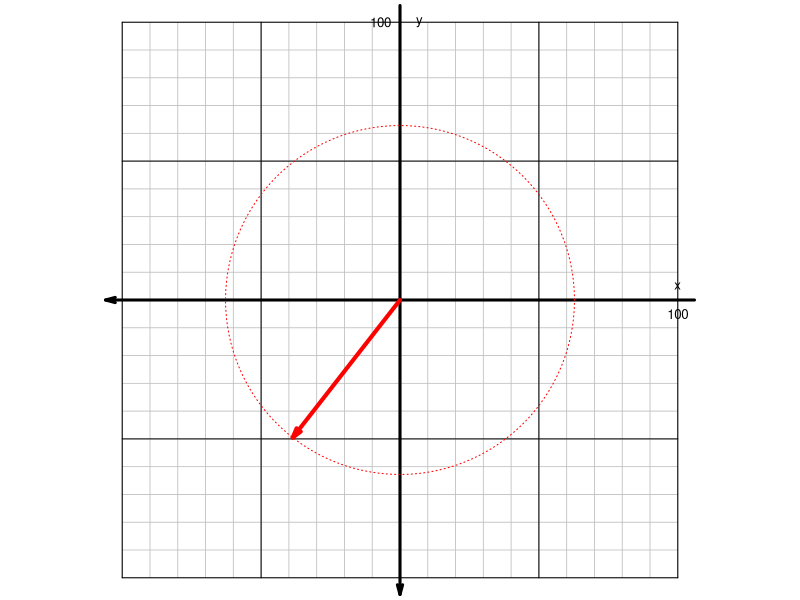
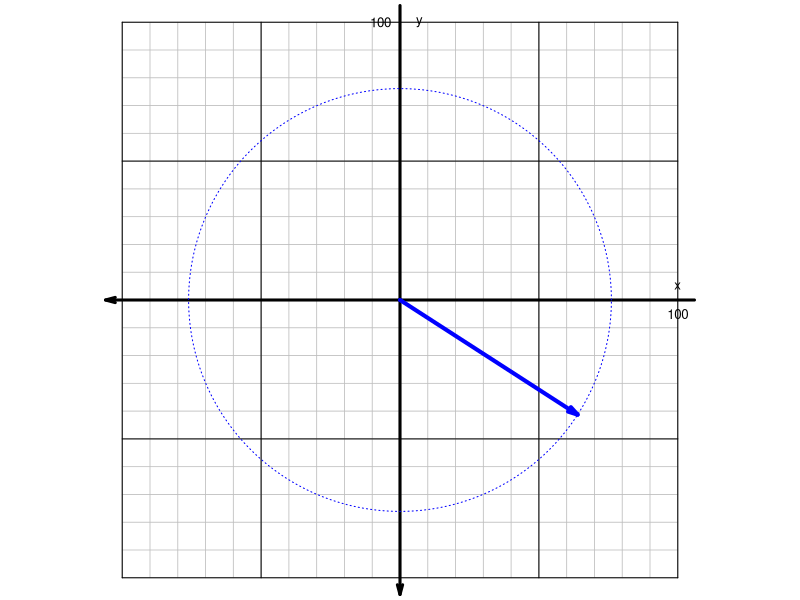
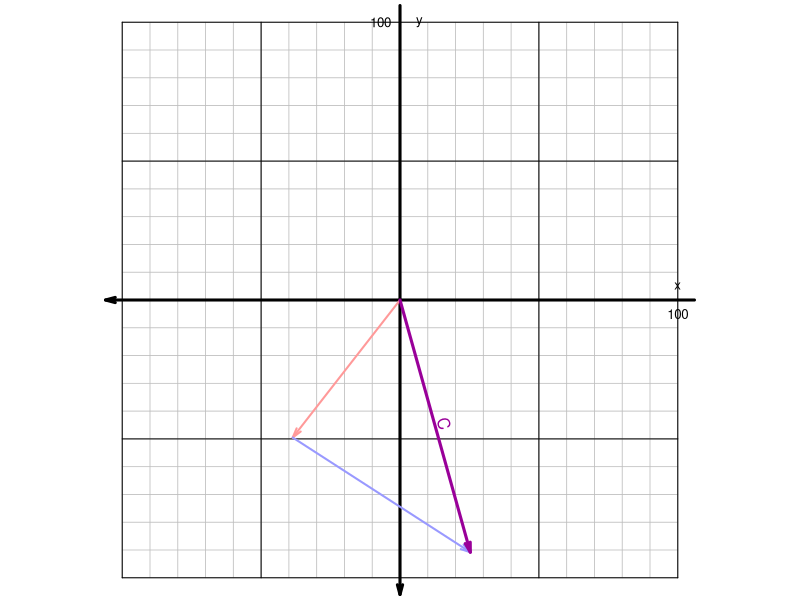

R code for these plots, in order:
## ---- chunk 1
while(T){
    th = signif(runif(2,pi/4,2*pi),3)
    r = signif(runif(2,40,99),3)
    x = r*cos(th)
    y = r*sin(th)
    xc = sum(x)
    yc = sum(y)
    tc = (atan2(yc,xc)+2*pi)%%(2*pi)
    rc = sqrt(xc^2+yc^2)
    if(abs(diff(th))>0.5 && abs(diff(th))<(2*pi-0.5) && abs(pi-abs(diff(th)))>(pi/20) && abs(xc)<100 && abs(yc)<100 && abs(pi/2-th[1]%%(pi/2))>(pi/20) && abs(pi/2-th[2]%%(pi/2))>(pi/20) && abs(pi/2-tc%%(pi/2))>(pi/20) && min(abs(c(xc,yc)))>10 && rc>10){break}
}

ans1 = round(tc,1)
ans2 = round(rc,2)

ach1 = ans1+(0:5-sample(0:5,1))*0.03
ach2 = ans2+(0:5-sample(0:5,1))*0.3

al1 = paste0("* ",ach1,collapse="\n")
al2 = paste0("* ",ach2,collapse="\n")

sol1 = paste0(1*(ans1==ach1),collapse = "")
sol2 = paste0(1*(ans2==ach2),collapse = "")

## ---- chunk 2
par(mar=c(0,0,0,0),pty="s")
plot(0,0,"n",xlim=c(-100,100),ylim=c(-100,100),axes=F,ann=F)
for(i in seq(-100,100,10)){
    lines(c(-100,100),c(i,i),lwd=0.8,col="grey")
    lines(c(i,i),c(-100,100),lwd=0.8,col="grey")
}
for(i in seq(-100,100,50)){
    lines(c(-100,100),c(i,i),lwd=1,col="black")
    lines(c(i,i),c(-100,100),lwd=1,col="black")
}
arrows(-106,0,106,0,0.1,15,1.5,lwd=3)
arrows(0,-106,0,106,0.1,15,1.5,lwd=3)
text(100,-5,"100",cex=0.8)
text(100,5,"x",cex=0.8)
text(-7,100,"100",cex=0.8)
text(7,100,"y",cex=0.8)
arrows(0,0,x[1],y[1],0.1,15,col="red",lwd=4)
ths = seq(0,2*pi,pi/360)
lines(r[1]*cos(ths),r[1]*sin(ths),col="red",lty=3)
th2 = seq(0,th[1],pi/360)
n = length(th2)
angr = 25
# lines(angr*cos(th2),angr*sin(th2),col=rgb(0.7,0.1,0.1),lwd=2)
# arrows(angr*cos(th2[n-1]),angr*sin(th2[n-1]),angr*cos(th2[n]),angr*sin(th2[n]),0.05,20,lwd=2,col=rgb(0.7,0.1,0.1))
angrt = 35
# text(angrt*cos(th[1]/2),angrt*sin(th[1]/2),th[1],srt=(th[1]/2/pi*180+90)%%180-90,col=rgb(0.7,0.1,0.1))

## ---- chunk 3
par(mar=c(0,0,0,0),pty="s")
plot(0,0,"n",xlim=c(-100,100),ylim=c(-100,100),axes=F,ann=F)
for(i in seq(-100,100,10)){
    lines(c(-100,100),c(i,i),lwd=0.8,col="grey")
    lines(c(i,i),c(-100,100),lwd=0.8,col="grey")
}
for(i in seq(-100,100,50)){
    lines(c(-100,100),c(i,i),lwd=1,col="black")
    lines(c(i,i),c(-100,100),lwd=1,col="black")
}
arrows(-106,0,106,0,0.1,15,1.5,lwd=3)
arrows(0,-106,0,106,0.1,15,1.5,lwd=3)
text(100,-5,"100",cex=0.8)
text(100,5,"x",cex=0.8)
text(-7,100,"100",cex=0.8)
text(7,100,"y",cex=0.8)
arrows(0,0,x[2],y[2],0.1,15,col="blue",lwd=4)
ths = seq(0,2*pi,pi/360)
lines(r[2]*cos(ths),r[2]*sin(ths),col="blue",lty=3)
th2 = seq(0,th[2],pi/360)
n = length(th2)
# lines(angr*cos(th2),angr*sin(th2),col=rgb(0.1,0.1,0.7),lwd=2)
# arrows(angr*cos(th2[n-1]),angr*sin(th2[n-1]),angr*cos(th2[n]),angr*sin(th2[n]),0.05,20,lwd=2,col=rgb(0.1,0.1,0.7))
# text(angrt*cos(th[2]/2),angrt*sin(th[2]/2),th[2],srt=(th[2]/2/pi*180+90)%%180-90,col=rgb(0.1,0.1,0.7))

## ---- chunk 4
par(mar=c(0,0,0,0),pty="s")
plot(0,0,"n",xlim=c(-100,100),ylim=c(-100,100),axes=F,ann=F)
for(i in seq(-100,100,10)){
    lines(c(-100,100),c(i,i),lwd=0.8,col="grey")
    lines(c(i,i),c(-100,100),lwd=0.8,col="grey")
}
for(i in seq(-100,100,50)){
    lines(c(-100,100),c(i,i),lwd=1,col="black")
    lines(c(i,i),c(-100,100),lwd=1,col="black")
}
arrows(-106,0,106,0,0.1,15,1.5,lwd=3)
arrows(0,-106,0,106,0.1,15,1.5,lwd=3)
text(100,-5,"100",cex=0.8)
text(100,5,"x",cex=0.8)
text(-7,100,"100",cex=0.8)
text(7,100,"y",cex=0.8)
arrows(0,0,x[1],y[1],0.1,15,col=rgb(1,0.6,0.6),lwd=2,lty = 1)
arrows(x[1],y[1],x[1]+x[2],y[1]+y[2],0.1,15,col=rgb(0.6,0.6,1),lwd=2,lty=1)
arrows(0,0,xc,yc,0.1,15,col=rgb(0.6,0,0.6),lwd=3)
thc = atan2(yc,xc)
text(xc/2,yc/2,"C",srt=(thc*180/pi+90)%%180-90,col=rgb(0.6,0,0.6),adj=c(0.5,-0.2))
